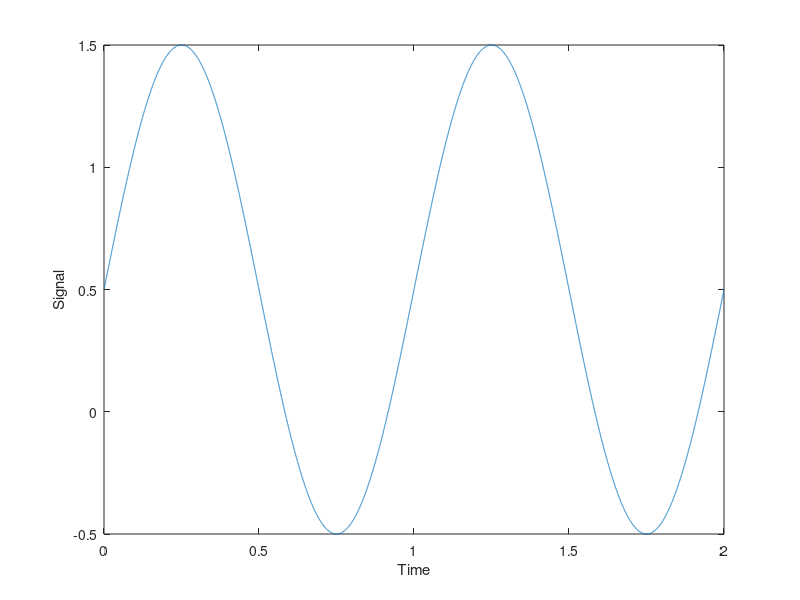

The MATLAB source for this figure:
close all;
clear;

Amplitude = 1;
Frequency = 1;
AngularFrequency = 2 * pi * Frequency;
MaximumTime = -3 / 4;
Phase = -AngularFrequency * MaximumTime;

Period = 1 / Frequency;

DcComponent = 1 / 2;

StartTime = 0;
StopTime = 2 * Period;

Fs = 8000;

Time = StartTime:(1 / Fs):StopTime;
Signal = cos(AngularFrequency * Time + Phase) + DcComponent;

plot(Time, Signal);
xlabel('Time');
ylabel('Signal');